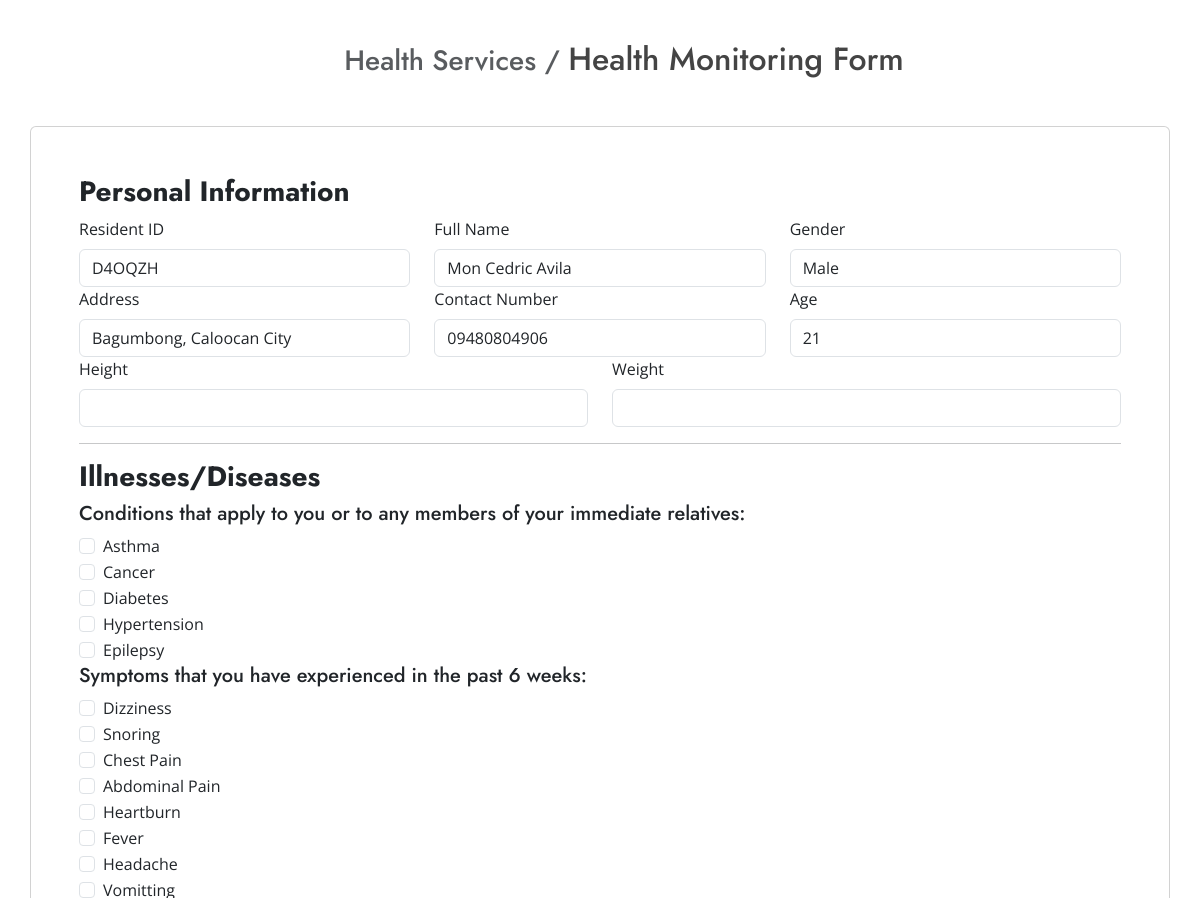
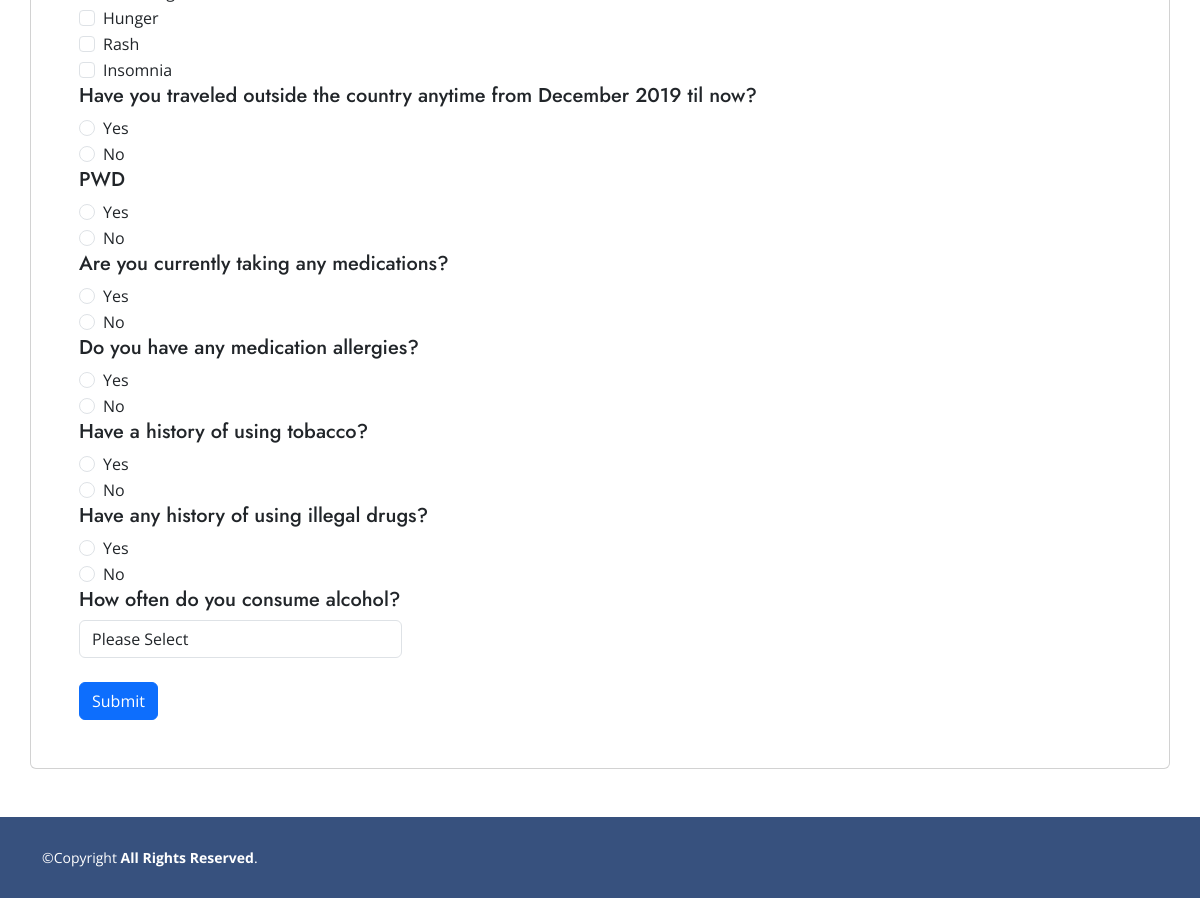
The page /Health/HMForm.php (signed in) on the database its author committed (2 pictures, top to bottom).
### tables this page shows
CREATE TABLE `residents` (
  `id` int(11) NOT NULL,
  `residentid` varchar(100) NOT NULL,
  `lastname` varchar(255) NOT NULL,
  `address` varchar(255) NOT NULL,
  `puroknumber` int(10) NOT NULL,
  `dob` date NOT NULL,
  `nationality` varchar(255) NOT NULL,
  `firstname` varchar(255) NOT NULL,
  `pob` varchar(255) NOT NULL,
  `email` varchar(255) NOT NULL,
  `password` varchar(100) NOT NULL,
  `middlename` varchar(255) NOT NULL,
  `gender` varchar(255) NOT NULL,
  `contno` varchar(255) NOT NULL,
  `suf` varchar(255) NOT NULL,
  `occupation` varchar(255) NOT NULL,
  `religion` varchar(255) NOT NULL,
  `cs` varchar(100) NOT NULL,
  `status` varchar(100) NOT NULL,
  `unt` varchar(100) NOT NULL,
  `user_type` varchar(100) NOT NULL,
  `photo` varchar(100) NOT NULL
);

### Health/HMForm.php (the view, shortened to what this page needs)
<!DOCTYPE html>
<html lang="en">
<head>
  <link href="assets1/vendor/aos/aos.css" rel="stylesheet">
  <link href="assets1/vendor/bootstrap/css/bootstrap.min.css" rel="stylesheet">
  <link href="assets1/vendor/bootstrap-icons/bootstrap-icons.css" rel="stylesheet">
  <link href="assets1/vendor/boxicons/css/boxicons.min.css" rel="stylesheet">
  <link href="assets1/vendor/glightbox/css/glightbox.min.css" rel="stylesheet">
  <link href="assets1/vendor/remixicon/remixicon.css" rel="stylesheet">
  <link href="assets1/vendor/swiper/swiper-bundle.min.css" rel="stylesheet">
  <link href="assets1/css/style.css" rel="stylesheet">
</head>
<body>
<?php
	include 'includes/conn.php'; ?>
<main>
<div class="container"  style="text-align:center;">
  <div class="row" >
    <div class="col-lg-12 d-flex flex-column justify-content-center p-3 m-4 order-2 order-lg-1" data-aos="fade-up" data-aos-delay="200">
      <h2 class="float-right"><span class="small"><a href="../health/admin/base.php" class="text-muted"> Health Services / </a></span>Health Monitoring Form </h2>
    </div>
  </div>
</div>
<div  class="d-flex align-items-center">
<div class="container card p-5 mb-5 ">
            <form method="POST" action="hmform.php">
              <div class="row">
              <h3><b>Personal Information</b></h3>
              <?php
                              $id = $_SESSION["residentid"];
                              $sql = "SELECT *,SYSDATE(),dob,DATEDIFF(SYSDATE(),dob)/365 AS AGE1 FROM residents WHERE residentid='$id'";
                              $query = $conn->query($sql);
                              while($row = $query->fetch_assoc()){
                        ?>
                            <div class="col-4">
                                <label for="residentid" class="form-label">Resident ID</label>
                                <input type="text" class="form-control" name="residentid" value="<?php echo  $row['residentid'];?>" readonly required>
                            </div>
                            <div class="col-4">
                                <label for="firstname" class="form-label">Full Name</label>
                                <input type="text" class="form-control" id="firstname" name="fullname" value="<?php echo  $row['firstname']." " . $row['lastname'];?>" readonly required>
                            </div>
                            <div class="col-4">
                                <label for="gender" class="form-label">Gender</label>
                                <input type="text" class="form-control" id="gender" name="gender" value="<?php echo  $row['gender'];?>" readonly required>
                            </div>
                            <div class="col-4">
                                <label for="perma_add" class="form-label">Address</label>
                                <input type="text" class="form-control" id="address" name="address" value="<?php echo  $row['address'];?>" readonly required>
                            </div>
                            <div class="col-4">
                                <label for="contno" class="form-label">Contact Number</label>
                                <input type="text" class="form-control" id="contno" name="contno" value="<?php echo  $row['contno'];?>" readonly required>
                            </div>
                            <div class="col-4">
                                <label for="age" class="form-label">Age</label>
                                <input type="text" class="form-control" id="age" name="age" value="<?php echo "". (round($row['AGE1']))."";?>" readonly required>
                            </div>
                            <div class="col-6">
                                <label for="height" class="form-label">Height</label>
                                <input type="text" class="form-control" id="height" name="height"  >
                            </div>
                            <div class="col-6">
                                <label for="weight" class="form-label">Weight</label>
                                <input type="text" class="form-control" id="weight" name="weight" >
                            </div>
              </div>
              <?php
                        }
                      ?>
                      <hr>
                      <div class="row">
                        <div class="col-6">
                          <h3><b>Illnesses/Diseases</b></h3>
                        </div>
                        </div>
                    <div class="col-12">
                      <label><h5>Conditions that apply to you or to any members of your immediate relatives:</h5></label>
                      <div class="form-check">
                      <input class="form-check-input" type="checkbox" value="1" id="asthma" name="asthma">
                      <label class="form-check-label" for="checkbox">Asthma </label>
                      </div>
                      <div class="form-check">
                      <input class="form-check-input" type="checkbox" value="1" id="cancer" name="cancer">
                      <label class="form-check-label" for="checkbox">Cancer</label>
                      </div>
                      <div class="form-check">
                      <input class="form-check-input" type="checkbox" value="1" id="diabetes" name="diabetes">
                      <label class="form-check-label" for="checkbox">Diabetes</label>
                      </div>
                      <div class="form-check">
                      <input class="form-check-input" type="checkbox" value="1" id="hypertension" name="hypertension">
                      <label class="form-check-label" for="checkbox">Hypertension</label>
                      </div>
                      <div class="form-check">
                      <input class="form-check-input" type="checkbox" value="1" id="epilepsy" name="epilepsy">
                      <label class="form-check-label" for="checkbox">Epilepsy</label>
                    </div>
                    <div class="col-12">
                      <label><h5>Symptoms that you have experienced in the past 6 weeks: </h5></label>
                      <div class="form-check">
                      <input class="form-check-input" type="checkbox" value="1" id="dizziness" name="dizziness">
                      <label class="form-check-label" for="checkbox">Dizziness </label>
                      </div>
                      <div class="form-check">
                      <input class="form-check-input" type="checkbox" value="1" id="snoring" name="snoring">
                      <label class="form-check-label" for="checkbox">Snoring</label>
                      </div>
                      <div class="form-check">
                      <input class="form-check-input" type="checkbox" value="1" id="chestpain" name="chestpain">
                      <label class="form-check-label" for="checkbox">Chest Pain</label>
                      </div>
                      <div class="form-check">
                      <input class="form-check-input" type="checkbox" value="1" id="abdominalpain" name="abdominalpain">
                      <label class="form-check-label" for="checkbox">Abdominal Pain</label>
                      </div>
                      <div class="form-check">
                      <input class="form-check-input" type="checkbox" value="1" id="heartburn" name="heartburn">
                      <label class="form-check-label" for="checkbox">Heartburn</label>
                      </div>
                      <div class="form-check">
                      <input class="form-check-input" type="checkbox" value="1" id="fever" name="fever">
                      <label class="form-check-label" for="checkbox">Fever </label>
                      </div>
                      <div class="form-check">
                      <input class="form-check-input" type="checkbox" value="1" id="headache" name="headache">
                      <label class="form-check-label" for="checkbox">Headache</label>
                      </div>
                      <div class="form-check">
                      <input class="form-check-input" type="checkbox" value="1" id="vomitting" name="vomitting">
                      <label class="form-check-label" for="checkbox">Vomitting</label>
                      </div>
                      <div class="form-check">
                      <input class="form-check-input" type="checkbox" value="1" id="hunger" name="hunger">
                      <label class="form-check-label" for="checkbox">Hunger</label>
                      </div>
                      <div class="form-check">
                      <input class="form-check-input" type="checkbox" value="1" id="rash" name="rash">
                      <label class="form-check-label" for="checkbox">Rash</label>
                      </div>
                      <div class="form-check">
                      <input class="form-check-input" type="checkbox" value="1" id="insomnia" name="insomnia">
                      <label class="form-check-label" for="checkbox">Insomnia</label>
                      </div>
          <div class="row">
          <div class="col-12">
              <label><h5>Have you traveled outside the country anytime from December 2019 til now?</h5></label>
              <div class="form-check">
                  <input class="form-check-input" type="radio" name="travel" id="r1" value="yes" onClick="getResults()">
                  <label class="form-check-label" for="travel">Yes</label>
              </div>
              <div class="form-check">
                  <input class="form-check-input" type="radio" name="travel" id="r2" value="no">
                  <label class="form-check-label" for="travel">No</label>
              </div>
          </div>
          </div>
              <div class="row">
                  <div class="col-6">
                            <label><h5>PWD</h5></label>
                      <div class="form-check">
                                <input class="form-check-input" type="radio" name="PWD" id="r3" value="yes" >
                                <label class="form-check-label" for="PWD">Yes</label>
                      </div>
                    <div class="form-check">
                          <input class="form-check-input" type="radio" name="PWD" id="r4" value="no">
                          <label class="form-check-label" for="PWD">No</label>
                    </div>
                  </div>
                        </div>
          <div class="row">
            <div class="row">
                <div class="col-12">
                      <label><h5>Are you currently taking any medications?</h5></label>
                      <div class="form-check">
                          <input class="form-check-input" type="radio" name="medicine" id="r5" value="yes" onClick="getResults()">
                          <label class="form-check-label" for="medicine">Yes</label>
                      </div>
                      <div class="form-check">
                          <input class="form-check-input" type="radio" name="medicine" id="r6" value="no">
                          <label class="form-check-label" for="medicine">No</label>
                      </div>
                </div>
            </div>
            <div class="row">
                <div class="col-12">
                      <label><h5>Do you have any medication allergies?</h5></label>
                        <div class="form-check">
                          <input class="form-check-input" type="radio" name="allergies" id="allergies" value="yes">
                          <label class="form-check-label" for="allergies">Yes</label>
                        </div>
                        <div class="form-check">
                          <input class="form-check-input" type="radio" name="allergies" id="allergies" value="no">
                          <label class="form-check-label" for="allergies">No</label>
                        </div>
                  </div>
            </div>
            <div class="row">
                  <div class="col-12">
                      <label><h5>Have a history of using tobacco?</h5></label>
                        <div class="form-check">
                          <input class="form-check-input" type="radio" name="tobacco" id="tobacco" value="yes">
                          <label class="form-check-label" for="tobacco">Yes</label>
                        </div>
                        <div class="form-check">
                          <input class="form-check-input" type="radio" name="tobacco" id="tobacco" value="no">
                          <label class="form-check-label" for="tobacco">No</label>
                        </div>
                  </div>
            </div>
            <div class="row">
                  <div class="col-12">
                      <label><h5>Have any history of using illegal drugs?</h5></label>
                        <div class="form-check">
                          <input class="form-check-input" type="radio" name="drugs" id="drugs" value="yes">
                          <label class="form-check-label" for="drugs">Yes</label>
                        </div>
                  <div class="form-check">
                          <input class="form-check-input" type="radio" name="drugs" id="drugs" value="no">
                          <label class="form-check-label" for="drugs">No</label>
                        </div>
                  </div>
            </div>
            <div class="row">
                  <div class="col-4">
                          <label><h5>How often do you consume alcohol?</h5></label>
                            <select class="form-control select" name="alcohol" style="width: 100%;">
                              <option selected="selected" value="">Please Select</option>
                            </select>
                  </div>
            </div>
                  <div class="d-flex align-items-center justify-content-between mt-4 mb-0">
          <button class="btn btn-primary" name="submit" type="submit">Submit</button>
</form>
</div>
  </main>
  <footer id="footer">
    <div class="container footer-bottom clearfix">
      <div class="copyright">
        &copy;Copyright<strong><span> All Rights Reserved</span></strong>.
      </div>
    </div>
  </footer>
</body>
</html>

### Health/assets1/css/style.css (style rules this page uses)
body { font-family: "Open Sans", sans-serif; color: #444444; }
a { color: #47b2e4; text-decoration: none; }
h1, h2, h3, h4, h5, h6 { font-family: "Jost", sans-serif; }
#footer { font-size: 14px; background: #37517e; }
#footer .footer-bottom { padding-top: 30px; padding-bottom: 30px; color: #fff; }
#footer .copyright { float: left; }

### rows shown on the page
residents: residentid "D4OQZH", fullname "Mon Cedric Avila", gender "Male", address "Bagumbong, Caloocan City", contno "09480804906", age "21"
